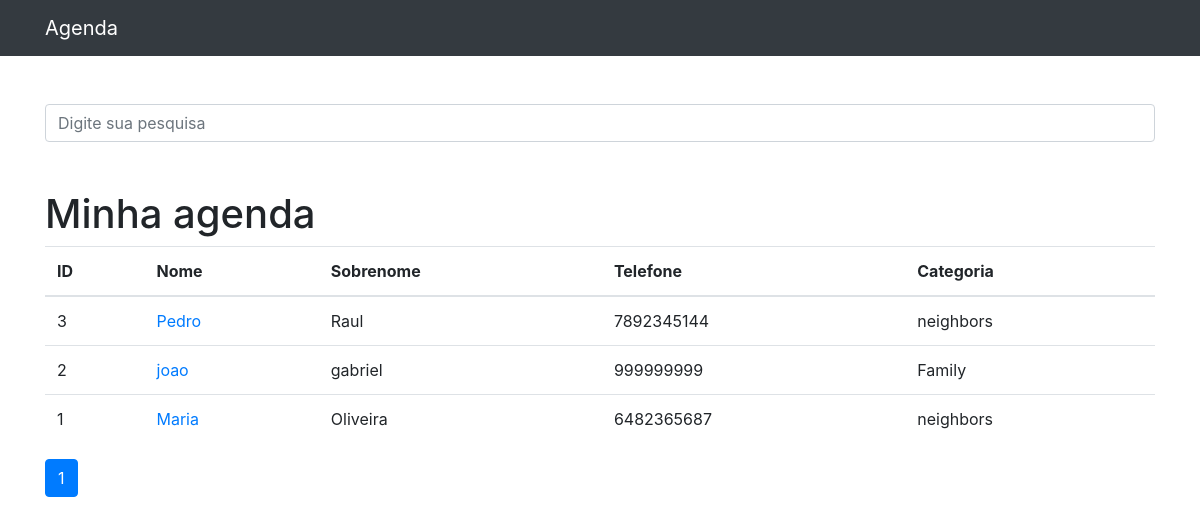
The app's page /, older data.
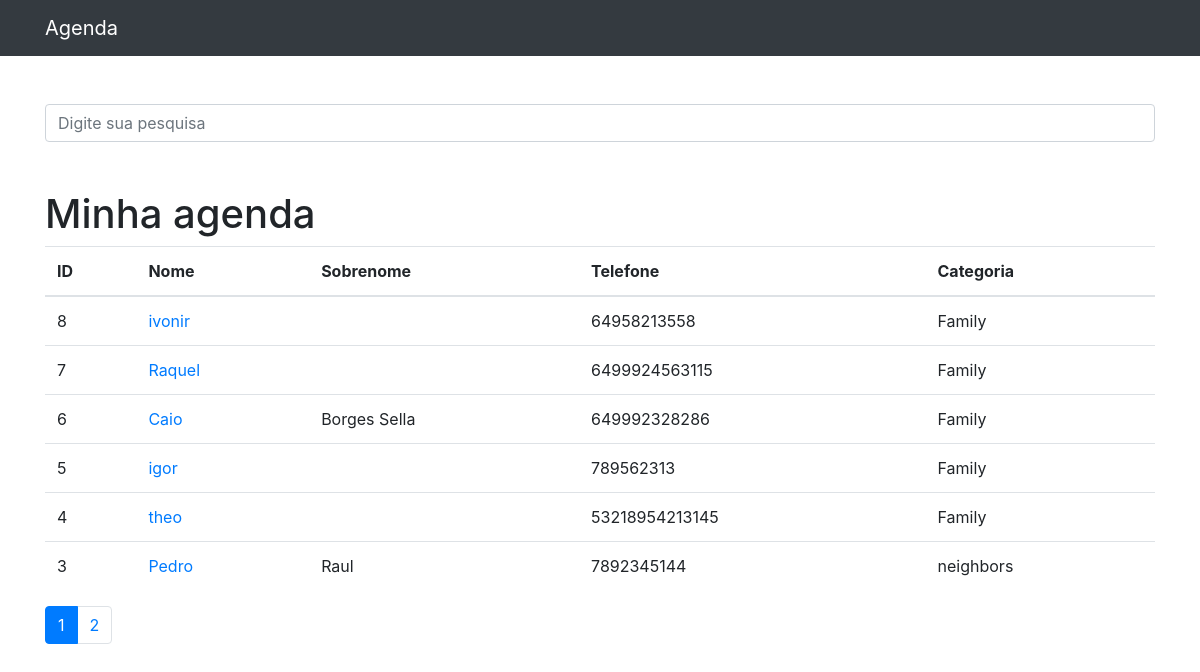
The same page, newer data.
### contatos/models.py (models this page shows, shortened)
class Contato(models.Model):
    nome = models.CharField(max_length=200)
    sobrenome = models.CharField(max_length=200, blank=True)
    telefone = models.CharField(max_length=200)
    email = models.CharField(max_length=200, blank=True)
    data_criacao = models.DateTimeField(default=timezone.now)
    descricao = models.TextField(blank=True)
    categoria = models.ForeignKey(Categoria, on_delete=models.DO_NOTHING)
    mostrar = models.BooleanField(default=True)
    foto = models.ImageField(blank=True, upload_to='fotos/%Y/%m')

class Categoria(models.Model):
    nome = models.CharField(max_length=200)
    def __str__(self):
        return self.nome

### contatos/views.py (the view)
# urls.py: path('', views.index, name='index'),
def index(request):
    contatos = Contato.objects.order_by('-id').filter(
        mostrar=True
    )
    paginator = Paginator(contatos, 6)
    page = request.GET.get('p')
    contatos = paginator.get_page(page)
    return render(request, 'contatos/index.html', {
        'contatos': contatos
    })

### contatos/templates/contatos/index.html
{% extends 'base.html' %} {%block conteudo%}
<h1 class="mt-5">Minha agenda</h1>
<table class="table">
  <thead>
    <tr>
      <th>ID</th>
      <th>Nome</th>
      <th>Sobrenome</th>
      <th>Telefone</th>
      <th>Categoria</th>
    </tr>
  </thead>
  <tbody>
    {% for contato in contatos %}
      {% if contato.mostrar %}
        <tr>
          <td>
            {{ contato.id }}
          </td>
          <td>
            <a href="{% url 'ver_contato' contato.id %}"> {{ contato.nome }} </a>
          </td>
          <td> {{ contato.sobrenome }} </td>
          <td> {{ contato.telefone }} </td>
          <td> {{ contato.categoria }} </td>
        </tr>
      {% endif %}
    {% endfor %}
  </tbody>
</table>
<nav aria-label="Page navigation example">
  <ul class="pagination">
    {% for pagina in contatos.paginator.page_range %}
      {% if contatos.number == pagina %}
        <li class="page-item active">
          <a class="page-link" href="?p={{ pagina }}&termo={{ request.GET.termo }}">{{ pagina }}</a>
        </li>
      {% else %}
        <li class="page-item">
          <a class="page-link" href="?p={{ pagina }}&termo={{ request.GET.termo }}">{{ pagina }}</a>
        </li>
      {% endif %}
    {% endfor %}
  </ul>
</nav>
{%endblock%}

Row changes from the older to the newer data that the page shows:
no longer on this page (row unchanged): Contato: id "2", nome "joao", sobrenome "gabriel", telefone "999999999", categoria "Family"
no longer on this page (row unchanged): Contato: id "1", nome "Maria", sobrenome "Oliveira", telefone "6482365687", categoria "neighbors"
added Contato: id "8", nome "ivonir", telefone "64958213558", categoria "Family"
added Contato: id "7", nome "Raquel", telefone "6499924563115", categoria "Family"
added Contato: id "6", nome "Caio", sobrenome "Borges Sella", telefone "649992328286", categoria "Family"
added Contato: id "5", nome "igor", telefone "789562313", categoria "Family"
added Contato: id "4", nome "theo", telefone "53218954213145", categoria "Family"
Text that changed along with them:
new list line: "2"
